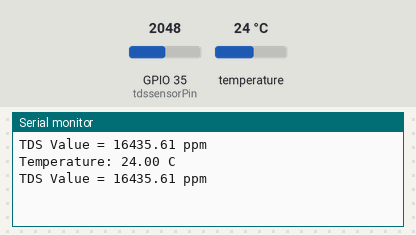
Bench run of a sketch on a simulated ESP32. Shown: the last lines printed to the serial monitor. The test bench sets the inputs (shaded band); at power-on: temperature 24 °C, GPIO 35 (tdssensorPin) = 2048.

Above: at 2.5 s.
2.6 s: temperature set to 12 °C
At 2.6 s:
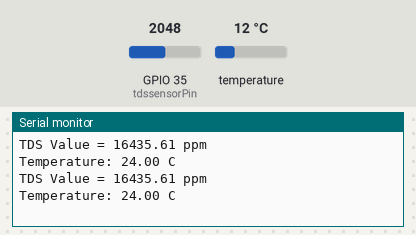
5.0 s: GPIO 35 (tdssensorPin) set to 2866
At 6.4 s:
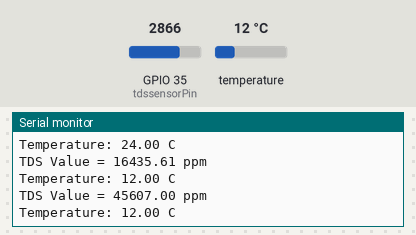
7.4 s: temperature set to 19 °C
At 8.6 s:
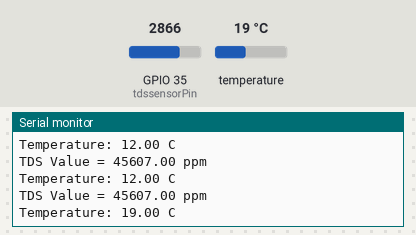
9.8 s: GPIO 35 (tdssensorPin) set to 3603
At 12.2 s:
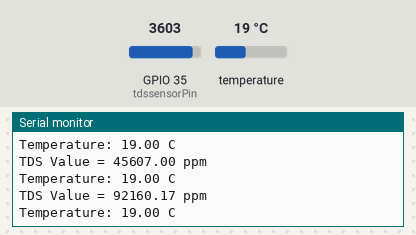
Timing chart, 0 to 13.2 s (numbered marks = the images above; inputs shaded):
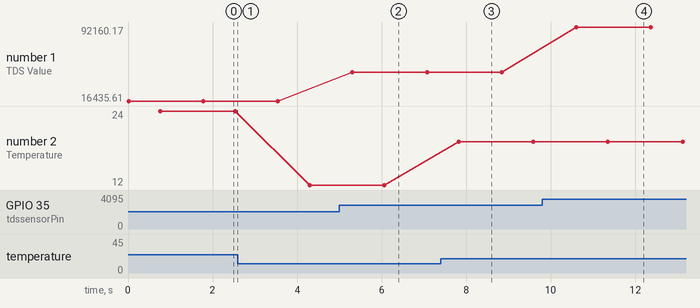

Measured:
- after the input at 5.0 s, the serial monitor: prints a new line after 0.31 s (image 2)
- after the input at 7.4 s, the serial monitor: prints a new line after 0.43 s (image 3)
- after the input at 9.8 s, the serial monitor: prints a new line after 0.80 s (image 4)
- plotted number 1: 16435.61 → 45607 after the input at 5.0 s, 45607 → 92160.17 after the input at 9.8 s
- plotted number 2: 24 → 12 after the input at 2.6 s, 12 → 19 after the input at 7.4 s

The sketch:

tds_temp_test.ino
```cpp
 #define SERIAL Serial
 #include "OneWire.h"
#include "DallasTemperature.h"
OneWire oneWire(27);
DallasTemperature tempSensor(&oneWire);
#define tdssensorPin 35

int tdssensorValue = 0;
float tdsValue = 0;
float Voltage = 0;
void setup() {

    Serial.begin(115200);
  tempSensor.begin();
}
void loop() {
    tdssensorValue = analogRead(tdssensorPin);
    Voltage = tdssensorValue*3.3/1024.0; //Convert analog reading to Voltage
    tdsValue=(133.42*Voltage*Voltage*Voltage - 255.86*Voltage*Voltage + 857.39*Voltage)*0.5; //Convert voltage value to TDS value
    Serial.print("TDS Value = ");
    Serial.print(tdsValue);
    Serial.println(" ppm");
    tempSensor.requestTemperaturesByIndex(0);

    Serial.print("Temperature: ");
    Serial.print(tempSensor.getTempCByIndex(0));
    Serial.println(" C");


  delay(1000);
}
```
